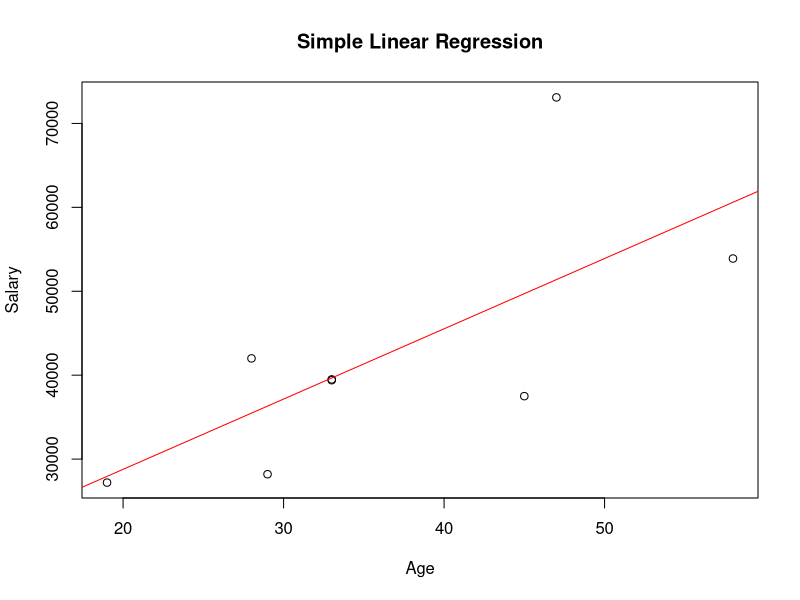

This chart was generated by the following R code:
# Simple Linear Regression ------------------------------------------------

# Parameter estimation and prediction -------------------------------------

# Storing data in a dataframe
age_salaries <- data.frame(
  person_id = 1:8,
  age = c(33, 45, 28, 58, 29, 47, 33, 19),
  salary = c(39500, 37500, 42000, 53900, 28200, 73100, 39400, 27200)
)

# View the data
print(age_salaries)

# Create a simple linear regression model
model <- lm(salary ~ age, data = age_salaries)

# Summary of the regression model, we also see R^2
summary(model)

# Predicted salary of a 20 year old person
model$coefficients["(Intercept)"] + model$coefficients["age"]*20

new_data <- data.frame(age = c(20))
predict(model, newdata = new_data)

# Plot the data points and the regression line
plot(age_salaries$age, age_salaries$salary, main = "Simple Linear Regression", xlab = "Age", ylab = "Salary")
abline(model, col = "red")

# Inference ---------------------------------------------------------------

# p-values for testing the null hypothesis that the
# beta coefficients are equal to 0.
summary(model)

# Confidence interval for parameters
confint(model)

# Confidence intervals and prediction intervals for predicted values
# Interval for the average salary
predict(model, data.frame(age = c(21, 53)), interval = "confidence")
# Interval for an individuals salary
predict(model, data.frame(age = c(21, 53)), interval = "prediction")
